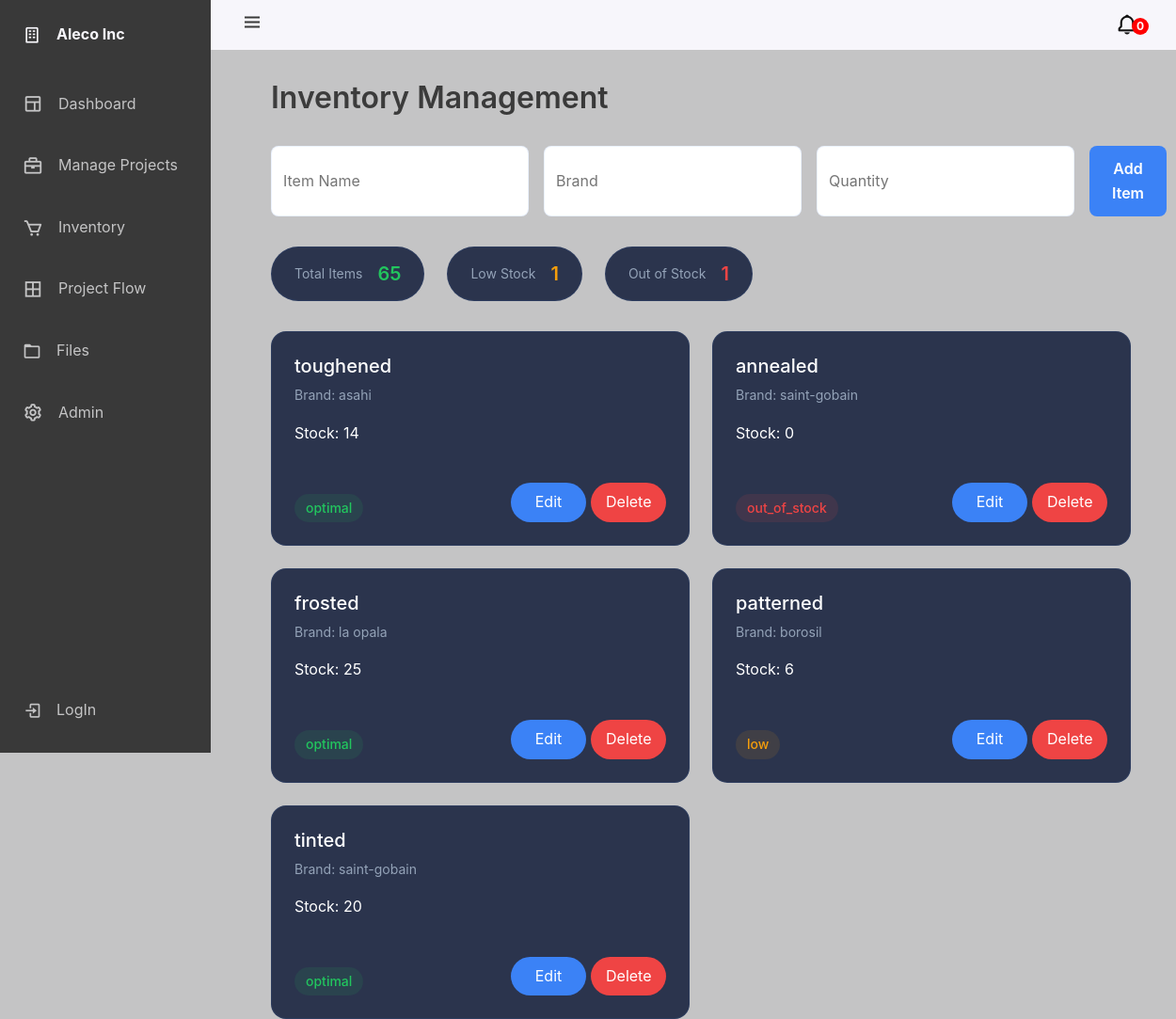
Screenshot of /inventory/ with the database file from the repository.
### dashboard/models.py (models this page shows, shortened)
class Inventory(models.Model):
    name = models.CharField(max_length=200)
    brand = models.CharField(max_length=200)
    quantity = models.IntegerField(null=False, blank=False)

### dashboard/views.py (the view, shortened to what this page needs)
# urls.py: path('inventory/', inventory_view, name='inventory'),
def inventory_view(request):
    user = request.user
    if not user.is_authenticated:
        maintenance_mode = MaintenanceMode.objects.get(id=1).maintenace_mode
        if maintenance_mode == True:
            return redirect(maintenance_view)
    orders_pending_getter = Projects.objects.filter(is_active = True, stage1 = True, stage2 = True, stage3 = True, stage4 = True, stage5 = True, stage6 = False, stage7 = False, stage8 = False, stage9 = False, is_ordered = False)
    orders_pending_count = len(orders_pending_getter)
    items_getter = Inventory.objects.all()
    items = []
    low = []
    total_items_quantity = 0
    out_of_stock = []
    for item in items_getter:
        if item.quantity == 0:
            out_of_stock.append(item)
            items.append({
                'name': item.name,
                'brand': item.brand,
                'quantity': item.quantity,
                'status': 'out_of_stock',
                'id' : item.id
            })
        elif item.quantity < 10:
            total_items_quantity += item.quantity
            low.append(item)
            items.append({
                'name': item.name,
                'brand': item.brand,
                'quantity': item.quantity,
                'status': 'low',
                'id' : item.id
            })
        else:
            total_items_quantity += item.quantity
            items.append({
                'name': item.name,
                'brand': item.brand,
                'quantity': item.quantity,
                'status': 'optimal',
                'id' : item.id
            })
    out_of_stock_count = len(out_of_stock)
    low_count = len(low)
    return render(request, 'inventory.html', {'items': items,'out_of_stock_count': out_of_stock_count, 'low_count': low_count, 'total_items_quantity': total_items_quantity, 'orders_pending_count' : orders_pending_count, "pending_orders_list" : orders_pending_getter})

### templates/inventory.html (shortened to what this page needs)
{% extends "base.html" %}
{% block content %}
<div class="dashboard">
    <h1 class="dashboard-title">Inventory Management</h1>
    <form class="form-container" action="{% url 'inventory' %}" method="POST">
        <input type="text" name="name" placeholder="Item Name" required>
        <input type="text" name="brand" placeholder="Brand" required>
        <input type="number" name="quantity" placeholder="Quantity" min="0" required>
        <button type="submit" name="add_item">Add Item</button>
    </form>
    <div class="inventory-stats">
        <div class="stat-pill">
            <span class="stat-label">Total Items</span>
            <span class="stat-value" style="color: #22c55e;">{{ total_items_quantity }}</span>
        </div>
        <div class="stat-pill">
            <span class="stat-label">Low Stock</span>
            <span class="stat-value warning">{{ low_count }}</span>
        </div>
        <div class="stat-pill">
            <span class="stat-label">Out of Stock</span>
            <span class="stat-value danger">{{ out_of_stock_count }}</span>
        </div>
    </div>
    <div class="inventory-grid">
        {% for item in items %}
        <div class="inventory-card">
            <div class="stock-indicator high"></div>
            <div class="item-details">
                <h3>{{ item.name }}</h3>
                <p class="item-id">Brand: {{ item.brand }}</p>
                <p class="quantity">Stock: {{ item.quantity }}</p>
            </div>
            <div class="cs-column">
                <div class="item-status">
                    <div class="status-badge {{ item.status }}">{{ item.status }}</div>
                </div>
                <div class="modal-action-btn">
                    <button class="edit-btn" onclick="openEditModal('{{ item.id }}', '{{ item.name }}', '{{ item.brand }}', '{{ item.quantity }}')">Edit</button>
                    <button class="delete-btn" onclick="openDeleteModal('{{ item.id }}')">Delete</button>
                </div>
            </div>
        </div>
        {% endfor %}
    </div>
</div>
{% endblock %}

### templates/base.html (style rules this page uses)
:root { --header-height: 2.3rem; --nav-width: 68px; --first-color: #393939; --first-color-light: #c4c4c5; --white-color: #F7F6FB; --body-font: 'Nunito', sans-serif; --normal-font-size: 1rem; --z-fixed: 100; }
body { position: relative; background-color: #c4c4c5; margin: var(--header-height) 0 0 0; padding: 0 1rem; font-family: var(--body-font); font-size: var(--normal-font-size); transition: 0.5s; }
.body-pd { padding-left: calc(var(--nav-width) + 1rem); }
@media screen and (min-width: 768px) { body { margin: calc(var(--header-height) + 1rem) 0 0 0; padding-left: calc(var(--nav-width) + 2rem); } }
@media screen and (min-width: 768px) { .body-pd { padding-left: calc(var(--nav-width) + 188px); } }

### templates/inventory.html (style rules this page uses)
:root { --primary-bg: #c4c4c5; --card-bg: #2b344d; --accent-color: #3b82f6; --text-primary: #ffffff; --text-secondary: #94a3b8; --success: #22c55e; --warning: #f59e0b; --danger: #ef4444; --card-border: rgba(59, 130, 246, 0.1); --gradient-start: #3b82f6; --gradient-end: #8b5cf6; --sidebar-width: 240px; --sidebar-collapsed-width: 78px; }
* { margin: 0; padding: 0; box-sizing: border-box; }
body { font-family: -apple-system, BlinkMacSystemFont, 'Segoe UI', Roboto, Oxygen, Ubuntu, Cantarell, sans-serif; background-color: var(--primary-bg); color: var(--text-primary); line-height: 1.6; height: 100vh; width: 100vw; }
.dashboard { height: 100vh; padding: 2rem; transition: margin-left 0.3s ease; }
.dashboard-title { font-size: 2.0rem; font-weight: 600; margin-bottom: 2rem; background: linear-gradient(to right, #3d3d3d, #333333); -webkit-background-clip: text; background-clip: text; color: transparent; }
.inventory-stats { display: flex; gap: 1.5rem; margin-bottom: 2rem; flex-wrap: wrap; }
.stat-pill { background: var(--card-bg); border-radius: 2rem; padding: 0.75rem 1.5rem; display: flex; align-items: center; gap: 1rem; border: 1px solid var(--card-border); }
.stat-label { color: var(--text-secondary); font-size: 0.875rem; }
.stat-value { font-size: 1.25rem; font-weight: 600; }
.stat-value.warning { color: var(--warning); }
.stat-value.danger { color: var(--danger); }
.form-container { display: flex; gap: 1rem; margin-bottom: 2rem; }
.form-container input { flex: 1; padding: 0.75rem; border: 1px solid var(--card-border); border-radius: 0.5rem; color: #333333; }
.form-container button { background: var(--accent-color); border: none; padding: 0.75rem 1.5rem; border-radius: 0.5rem; color: #fff; font-weight: 600; cursor: pointer; transition: background 0.3s; }
.inventory-grid { display: grid; grid-template-columns: repeat(auto-fit, minmax(300px, 1fr)); gap: 1.5rem; }
.inventory-card { background: var(--card-bg); border-radius: 1rem; padding: 1.5rem; border: 1px solid var(--card-border); position: relative; display: flex; flex-direction: column; gap: 1rem; transition: all 0.3s ease; }
.stock-indicator { position: absolute; top: 0; left: 0; width: 4px; height: 100%; border-top-left-radius: 1rem; border-bottom-left-radius: 1rem; }
.item-details h3 { font-size: 1.25rem; margin-bottom: 0.5rem; color: var(--text-primary); }
.item-id { color: var(--text-secondary); font-size: 0.875rem; margin-bottom: 1rem; }
.item-status { display: flex; justify-content: space-between; align-items: center; margin-top: auto; }
.status-badge { padding: 0.25rem 0.75rem; border-radius: 1rem; font-size: 0.875rem; font-weight: 500; }
.status-badge.optimal { background: rgba(34, 197, 94, 0.1); color: var(--success); }
.status-badge.low { background: rgba(245, 158, 11, 0.1); color: var(--warning); }
.status-badge.out_of_stock { background: rgba(239, 68, 68, 0.1); color: var(--danger); }
.cs-column { display: flex; justify-content: space-between; align-items: center; }
.modal-action-btn { display: flex; justify-content: right; }
.edit-btn, .delete-btn { padding: 0.5rem 1rem; margin-top: 0.5rem; border-radius: 25px; cursor: pointer; width: 80px; border: none; color: white; }
.edit-btn { background: #3b82f6; margin-right: 5px; }
.delete-btn { background: #ef4444; }

### rows the page displays
Inventory: name "toughened", brand "asahi"
Inventory: name "annealed", brand "saint-gobain"
Inventory: name "frosted", brand "la opala"
Inventory: name "patterned", brand "borosil"
Inventory: name "tinted", brand "saint-gobain"

### other values shown
{{ orders_pending_count }} "0"
{{ total_items_quantity }} "65"
{{ low_count }} "1"
{{ out_of_stock_count }} "1"
{{ item.quantity }} "14" "0" "25" "6" "20"
{{ item.status }} "optimal" "out_of_stock" "optimal" "low" "optimal"
